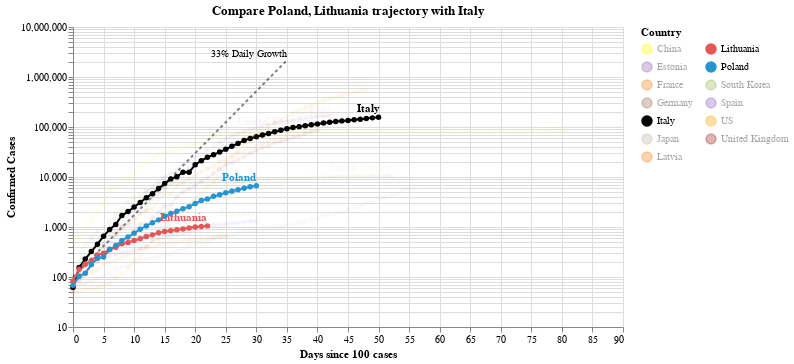

Notebook cell for this chart:
### Code cell
#hide_input
chart2 = make_since_chart(['Poland', 'Lithuania'])
chart2

### Figure 1 — Vega-Lite specification as saved in the notebook (floating-point values rounded to 4 significant figures; data arrays with more than 128 entries replaced by an {"elided": "..."} marker saying what was removed)
{"config": {"view": {"continuousWidth": 400, "continuousHeight": 300}}, "layer": [{"mark": {"type": "line", "color": "black", "opacity": 0.5, "strokeDash": [3, 3]}, "encoding": {"x": {"type": "quantitative", "field": "Days since 100 cases"}, "y": {"type": "quantitative", "field": "Confirmed Cases"}}}, {"mark": {"type": "text", "align": "right", "dy": -6, "fontSize": 10, "text": "33% Daily Growth"}, "encoding": {"x": {"type": "quantitative", "field": "Days since 100 cases"}, "y": {"type": "quantitative", "field": "Confirmed Cases"}}, "transform": [{"filter": "(datum['Days since 100 cases'] >= 35)"}]}, {"data": {"name": "data-0bb791a3917c9fe6791887cf900d6070"}, "mark": {"type": "line", "point": true}, "encoding": {"color": {"type": "nominal", "field": "Country", "legend": {"columns": 2}, "scale": {"domain": ["China", "Estonia", "France", "Germany", "Italy", "Japan", "Latvia", "Lithuania", "Poland", "South Korea", "Spain", "US", "United Kingdom"], "range": ["yellow", "#9467bd", "#F58518", "#9D755D", "black", "#C1B7AD", "#F58518", "#E45756", "#2495D3", "#A1BA59", "#9467bd", "orange", "brown"]}}, "opacity": {"condition": {"value": 1, "selection": "selector004"}, "value": 0.05}, "tooltip": [{"type": "nominal", "field": "Country"}, {"type": "temporal", "field": "Date"}, {"type": "quantitative", "field": "Confirmed Cases"}, {"type": "quantitative", "field": "Days since 100 cases"}], "x": {"type": "quantitative", "field": "Days since 100 cases"}, "y": {"type": "quantitative", "field": "Confirmed Cases", "scale": {"type": "log"}}}, "selection": {"selector004": {"type": "multi", "fields": ["Country"], "bind": "legend", "init": [{"Country": "Poland"}, {"Country": "Lithuania"}, {"Country": "Italy"}]}}, "width": 550}, {"data": {"name": "data-0bb791a3917c9fe6791887cf900d6070"}, "mark": {"type": "text", "align": "right", "dy": -8, "fontWeight": "bold"}, "encoding": {"color": {"type": "nominal", "field": "Country", "legend": {"columns": 2}, "scale": {"domain": ["China", "Estonia", "France", "Germany", "Italy", "Japan", "Latvia", "Lithuania", "Poland", "South Korea", "Spain", "US", "United Kingdom"], "range": ["yellow", "#9467bd", "#F58518", "#9D755D", "black", "#C1B7AD", "#F58518", "#E45756", "#2495D3", "#A1BA59", "#9467bd", "orange", "brown"]}}, "opacity": {"condition": {"value": 1, "selection": "selector004"}, "value": 0.05}, "text": {"type": "nominal", "field": "Country"}, "tooltip": [{"type": "nominal", "field": "Country"}, {"type": "temporal", "field": "Date"}, {"type": "quantitative", "field": "Confirmed Cases"}, {"type": "quantitative", "field": "Days since 100 cases"}], "x": {"type": "quantitative", "field": "Days since 100 cases"}, "y": {"type": "quantitative", "field": "Confirmed Cases", "scale": {"type": "log"}}}, "transform": [{"filter": "(datum['Date'] >= 1586649600000)"}], "width": 550}], "data": {"name": "data-c1a3bbf4dd040f2e7e8e7a69520e3c2a"}, "title": "Compare Poland, Lithuania trajectory with Italy", "$schema": "https://vega.github.io/schema/vega-lite/v4.0.2.json", "datasets": {"data-c1a3bbf4dd040f2e7e8e7a69520e3c2a": [{"Days since 100 cases": 0, "Confirmed Cases": 100.0}, {"Days since 100 cases": 1, "Confirmed Cases": 133.0}, {"Days since 100 cases": 2, "Confirmed Cases": 176.9}, {"Days since 100 cases": 3, "Confirmed Cases": 235.3}, {"Days since 100 cases": 4, "Confirmed Cases": 312.9}, {"Days since 100 cases": 5, "Confirmed Cases": 416.2}, {"Days since 100 cases": 6, "Confirmed Cases": 553.5}, {"Days since 100 cases": 7, "Confirmed Cases": 736.1}, {"Days since 100 cases": 8, "Confirmed Cases": 979.1}, {"Days since 100 cases": 9, "Confirmed Cases": 1302.0}, {"Days since 100 cases": 10, "Confirmed Cases": 1732.0}, {"Days since 100 cases": 11, "Confirmed Cases": 2303.0}, {"Days since 100 cases": 12, "Confirmed Cases": 3064.0}, {"Days since 100 cases": 13, "Confirmed Cases": 4074.0}, {"Days since 100 cases": 14, "Confirmed Cases": 5419.0}, {"Days since 100 cases": 15, "Confirmed Cases": 7207.0}, {"Days since 100 cases": 16, "Confirmed Cases": 9586.0}, {"Days since 100 cases": 17, "Confirmed Cases": 12750.0}, {"Days since 100 cases": 18, "Confirmed Cases": 16960.0}, {"Days since 100 cases": 19, "Confirmed Cases": 22550.0}, {"Days since 100 cases": 20, "Confirmed Cases": 29990.0}, {"Days since 100 cases": 21, "Confirmed Cases": 39890.0}, {"Days since 100 cases": 22, "Confirmed Cases": 53060.0}, {"Days since 100 cases": 23, "Confirmed Cases": 70560.0}, {"Days since 100 cases": 24, "Confirmed Cases": 93850.0}, {"Days since 100 cases": 25, "Confirmed Cases": 124800.0}, {"Days since 100 cases": 26, "Confirmed Cases": 166000.0}, {"Days since 100 cases": 27, "Confirmed Cases": 220800.0}, {"Days since 100 cases": 28, "Confirmed Cases": 293700.0}, {"Days since 100 cases": 29, "Confirmed Cases": 390600.0}, {"Days since 100 cases": 30, "Confirmed Cases": 519500.0}, {"Days since 100 cases": 31, "Confirmed Cases": 690900.0}, {"Days since 100 cases": 32, "Confirmed Cases": 918900.0}, {"Days since 100 cases": 33, "Confirmed Cases": 1222000.0}, {"Days since 100 cases": 34, "Confirmed Cases": 1625000.0}, {"Days since 100 cases": 35, "Confirmed Cases": 2162000.0}], "data-0bb791a3917c9fe6791887cf900d6070": {"elided": "576 records"}}}
